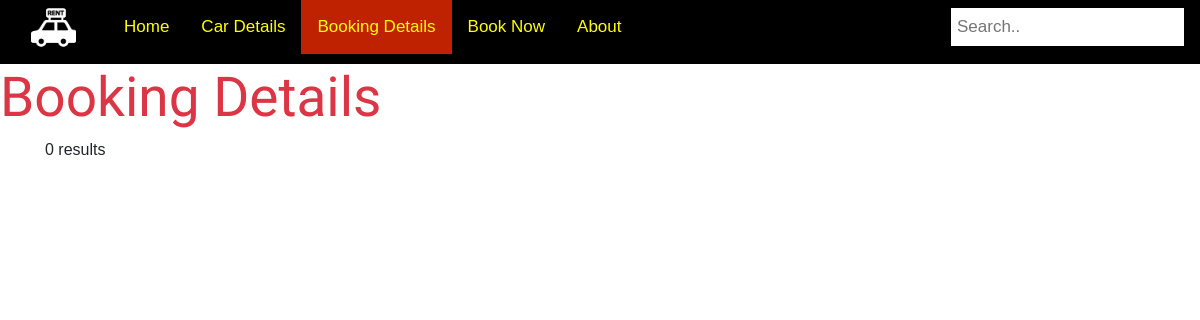
Before: /bookpage.php with the older database file.
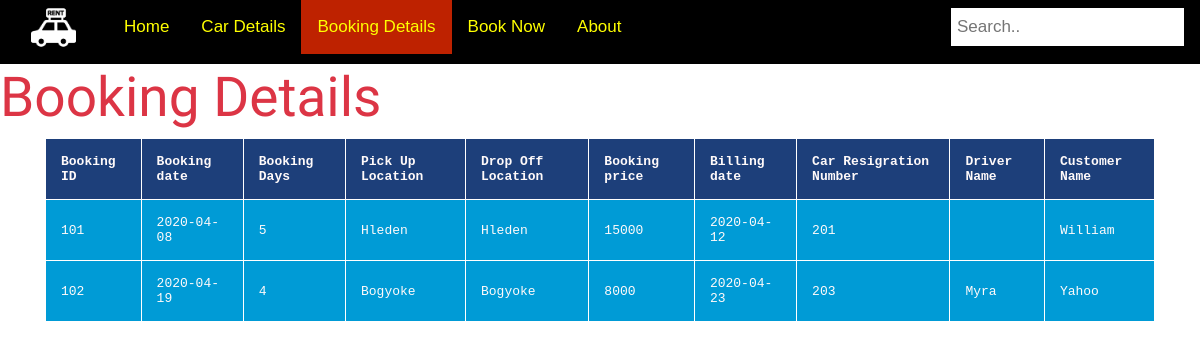
After: the same page with the newer database file.
### tables this page shows
CREATE TABLE Booking
(
  book_id INT(10) NOT NULL,
  bill_amount INT NOT NULL,
  book_date DATE NOT NULL,
  book_days INT NOT NULL,
  pick_up VARCHAR(225) NOT NULL,
  drop_off VARCHAR(225) NOT NULL,
  billing_date DATE NOT NULL,
  customer_id INT(10) NOT NULL,
  driver_id INT(10) NULL,
  registration_number INT(30) NOT NULL,
  PRIMARY KEY (book_id),
  FOREIGN KEY (customer_id) REFERENCES Customer(customer_id),
  FOREIGN KEY (driver_id) REFERENCES Driver(driver_id),
  FOREIGN KEY (registration_number) REFERENCES Car(registration_number)

);

CREATE TABLE Car
(
  maintenance_date DATE NOT NULL,
  registration_number INT(30) NOT NULL,
  work_done VARCHAR(30) NOT NULL,
  oneday_price INT(20) NOT NULL, 
  date_work_done DATE NOT NULL,
  type_id INT(15) NOT NULL,
  Garage_id INT(30) NOT NULL,
  PRIMARY KEY (registration_number),
  FOREIGN KEY (type_id) REFERENCES CarType(type_id),
  FOREIGN KEY (Garage_id) REFERENCES Garage(Garage_id)
);

CREATE TABLE Customer
(
  customer_id INT(10) NOT NULL,
  name VARCHAR(30) NOT NULL,
  phone_number CHAR(15) NOT NULL,
  address VARCHAR(225) NOT NULL,
  email VARCHAR(225) NOT NULL,
  PRIMARY KEY (customer_id)
);

CREATE TABLE Driver
(
  driver_id INT(10) NOT NULL,
  dname VARCHAR(30) NOT NULL,
  dphone_number CHAR(15) NOT NULL,
  demail VARCHAR(225) NOT NULL,
  daddress VARCHAR(225) NOT NULL,
  PRIMARY KEY (driver_id)
  );

### bookpage.php (the view, shortened to what this page needs)
<html>
<head>
  <link rel="stylesheet" href="https://maxcdn.bootstrapcdn.com/bootstrap/4.4.1/css/bootstrap.min.css">
<div class="topnav">
  <div class="container-fluid">
    <div class="container-header" >
      <a class="navbar-brand" href="Home.php" style="padding-top:5px">
      <img src="rental.png" alt="Logo" style="width:45px">
</a>
</div>
</div>
  <a href="Home.php">Home</a>
  <a href="a4.php">Car Details </a>
   <a class="active" href="bookpage.php">Booking Details</a>
   <a href="rental.php">Book Now</a>
   <a href="https://docs.google.com/document/d/1hzsN-suW5oQsNF2Qf4G9tBy6YbgypinADazERuzflyI/edit?usp=sharing"></i>About</a></li>
  <input type="text" placeholder="Search..">
</div>
<h1 class = "text-danger"> Booking Details </h1>
</head>
<body>
<div class="container">
<?php
$servername = "myras-macbook-pro.local";
$username = "root";
$password = "";
$dbname = "Car_Rental";
$conn = new mysqli($servername, $username, $password, $dbname);
$sql = "SELECT * from Booking a left join Car b on a.registration_number = b.registration_number left join Driver c on a.driver_id = c.driver_id left Join Customer d on a.customer_id = d.customer_id";
$result = $conn->query($sql);
if ($result && $result->num_rows > 0)
{
	echo '<table table-hover>';
	echo '<tr bgcolor=#1D3F7A>
	<th>Booking ID</th>
  <th>Booking date</th>
  <th>Booking Days</th>
  <th>Pick Up Location</th>
	<th>Drop Off Location</th>
  <th>Booking price</th>
  <th>Billing date</th>
  <th>Car Resigration Number</th>
  <th>Driver Name</th>
  <th>Customer Name</th>
    </tr>';
    while($row = $result->fetch_assoc()) {
    	echo '<tr bgcolor=#009BD6>';
    	echo '<td>'.$row["book_id"]. '</td>';
      echo '<td>'.$row["book_date"]. '</td>';
      echo '<td>'.$row["book_days"]. '</td>';
      echo '<td>'.$row["pick_up"]. '</td>';
      echo '<td>'.$row["drop_off"]. '</td>';
      echo '<td>'.$row["bill_amount"]. '</td>';
      echo '<td>'.$row["billing_date"]. '</td>';
      echo '<td>'.$row["registration_number"].'</td>';
      echo '<td>'.$row["dname"]. '</td>';
      echo '<td>'.$row["name"]. '</td>';
      echo'</tr>';
    }
    echo '</table></br>';
}
 else {
    echo "0 results";
}
?>
</body>
</html>

### bookpage.php (style rules this page uses)
table, th, td { border: 1px solid white; }
th, td { padding:15px; text-align:left; font-family: "Lucida Console", Monaco, monospace; font-size:13px; color: snow; }
* { box-sizing: border-box; }
body { margin: 0; font-family: Arial, Helvetica, sans-serif; }
.topnav { overflow: hidden; background-color: #000000; }
.topnav a { float: left; display: block; color: yellow; text-align: center; padding: 14px 16px; text-decoration: none; font-size: 17px; }
.topnav a.active { background-color: #BE2200; color: yellow; }
.topnav input[type=text] { float: right; padding: 6px; margin-top: 8px; margin-right: 16px; border: none; font-size: 17px; }
h1 { font-family: 'Atomic Age'; font-size: 55px; }

Changed rows visible on the page:
added booking: book_id "101", book_date "2020-04-08", book_days "5", pick_up "Hleden", drop_off "Hleden", bill_amount "15000", billing_date "2020-04-12", registration_number.registration_number "201", customer.name "William"
added booking: book_id "102", book_date "2020-04-19", book_days "4", pick_up "Bogyoke", drop_off "Bogyoke", bill_amount "8000", billing_date "2020-04-23", registration_number.registration_number "203", driver.dname "Myra", customer.name "Yahoo"
Other visible differences:
text no longer shown: "0 results"
text now shown: "Booking ID Booking date Booking Days Pick Up Location Drop Off Location Booking price Billing date Car Resigration Number Driver Name Customer Name"
